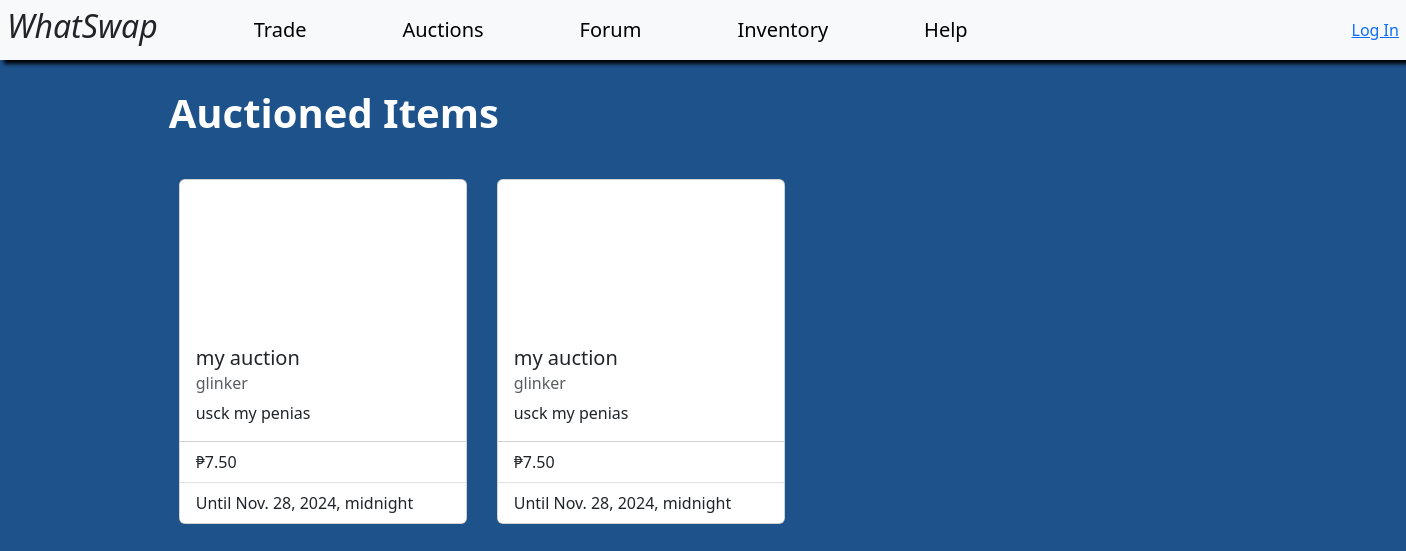
/auctions/, run on an earlier commit of the app's database.
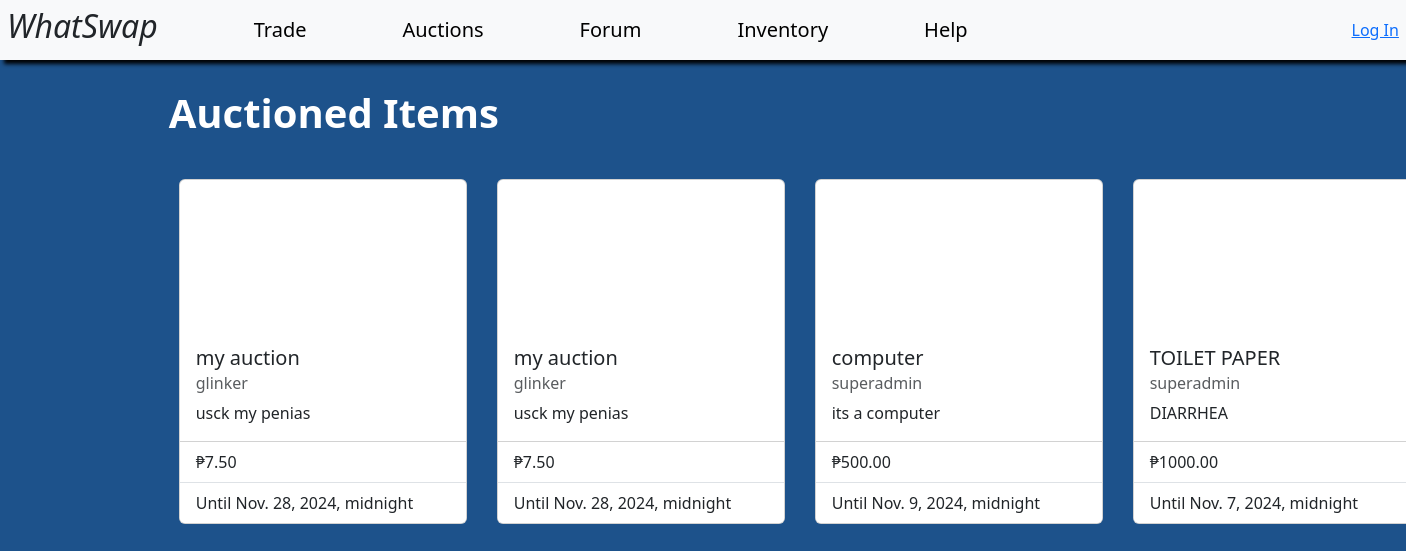
And on a later commit of the database.
### main/models.py (models this page shows, shortened)
class Auction(models.Model):
    auction_title = models.CharField(max_length = 100)
    auction_description = models.TextField(max_length = 500)
    start_date = models.DateTimeField(default = tz.now)
    end_date = models.DateTimeField(default = tz.now)
    minimum_bid = models.DecimalField(default = 0.0, max_digits = 10, decimal_places=2)
    highest_bid = models.DecimalField(default = 0.0, max_digits = 10, decimal_places=2)
    highest_bidder_id = models.ForeignKey(User, on_delete = models.CASCADE, null = True, blank = True)
    class AuctionStatus(models.TextChoices):
        NOT_STARTED = 'NOT STARTED'
        ONGOING = 'ONGOING'
        FINISHED = 'FINISHED'
        CANCELLED = 'CANCELLED'
    auction_status = models.CharField(
        max_length = 20,
        choices = AuctionStatus.choices,
        default = AuctionStatus.NOT_STARTED,
    )
    auction_item_id = models.ForeignKey(Item, on_delete = models.CASCADE)

class Item(models.Model):
    owner = models.ForeignKey(User, on_delete=models.CASCADE,null=True, blank = True)
    item_name = models.CharField(max_length=100)
    item_desc = models.TextField(max_length=1000)
    image_url = models.CharField(max_length=4092,null=True, blank = True)
    created_at = models.DateTimeField(auto_now_add=True)

### main/views.py (the view)
# urls.py: path('auctions/', views.auction_browse, name='auction_browse'),
def auction_browse(request):
    auctionitems = Auction.objects.all()
    return render(request,"auctions/browse.html", {'auctionitems' : auctionitems})

### templates/auctions/browse.html (shortened to what this page needs)
<head>
    <link href="https://cdn.jsdelivr.net/npm/bootstrap@5.3.3/dist/css/bootstrap.min.css" rel="stylesheet">
</head>
<body style="background-color: #1d528b;">
    {% include "common/navbar.html"%}
    <div style="padding: 2%; margin-left: 10%; margin-right: 10%;">
        <h1 style="color: white"><b>Auctioned Items</b></h1>
        <div style="display: grid; grid-template-columns: repeat(5, 1fr); gap: 10px; margin-top: 3%">
            {% for auctionitem in auctionitems %}
                {% include "auctions/item.html"%}
            {% endfor %}
        </div>
    </div>
</body>

### templates/auctions/item.html
<div class="card" style="width: 18rem; margin: 10px;">
    <div style="background-image: url('{{auctionitem.auction_item_id.image_url}}'), url('https://www.svgrepo.com/show/451667/image-missing.svg');background-size:cover; width: 150px; height: 150px; margin: auto; border-radius: 10px"></div>
    <div class="card-body">
      <h5 class="card-title">{{ auctionitem.auction_title }}</h5>
      <h6 class="card-subtitle mb-2 text-body-secondary">{{ auctionitem.auction_item_id.owner }}</h6>
      <p class="card-text">{{ auctionitem.auction_description }}</p>
    </div>
    <ul class="list-group list-group-flush">
      <li class="list-group-item">₱{{ auctionitem.minimum_bid }}</li>
      <li class="list-group-item">Until {{ auctionitem.end_date }}</li>
    </ul>
  </div>

What changed in the data, as far as the page shows it:
added Auction: auction_title "computer", auction_item_id.owner "superadmin", auction_description "its a computer", minimum_bid "500.00", end_date "Nov. 9, 2024, midnight"
added Auction: auction_title "TOILET PAPER", auction_item_id.owner "superadmin", auction_description "DIARRHEA", minimum_bid "1000.00", end_date "Nov. 7, 2024, midnight"
